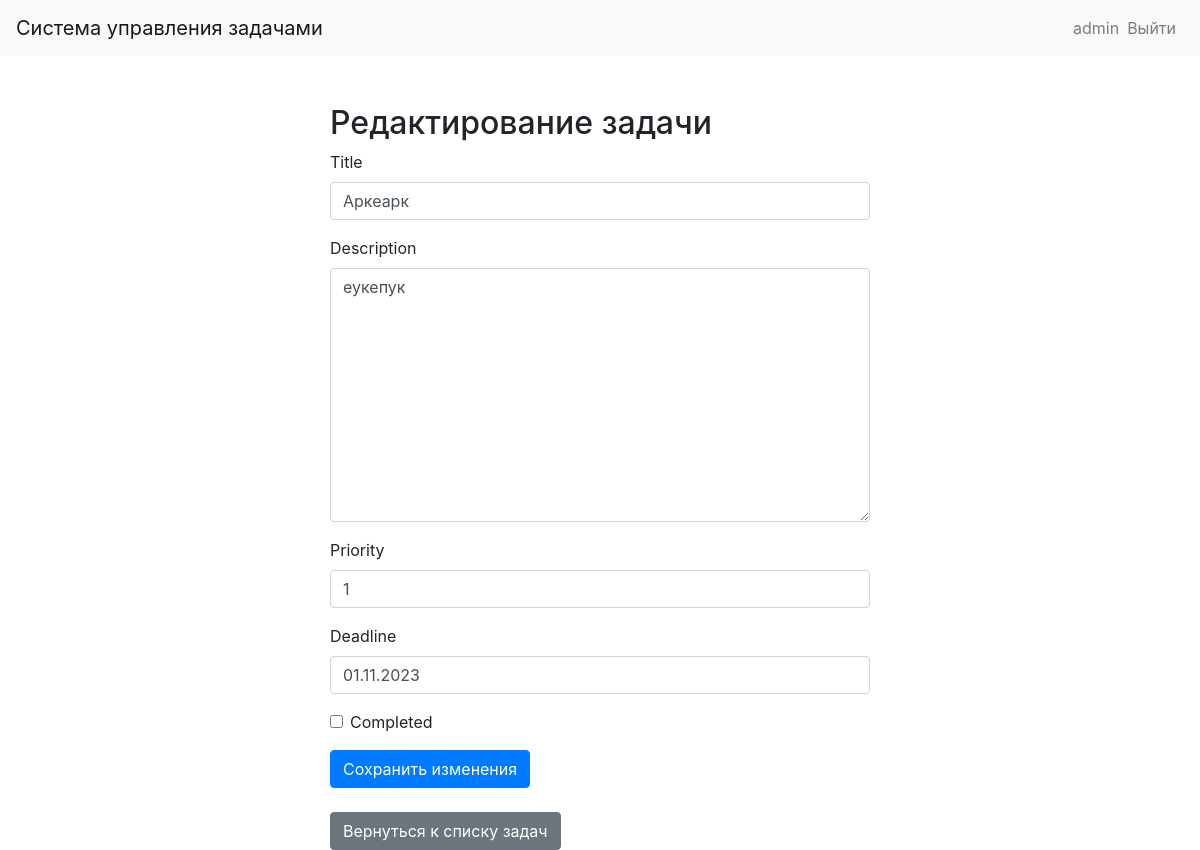
/task/edit/5/ (signed in), run on the app's committed database.
### todos/models.py (models this page shows, shortened)
class Task(models.Model):
    user = models.ForeignKey(User, on_delete=models.CASCADE)
    title = models.CharField(max_length=200)
    description = models.TextField()
    priority = models.IntegerField(default=1)
    deadline = models.DateField()
    completed = models.BooleanField(default=False)

### todos/views.py (the view)
# urls.py: path('task/edit/<int:pk>/', views.task_edit, name='task_edit'),
@login_required
def task_edit(request, pk):
    task = get_object_or_404(Task, pk=pk, user=request.user)
    if request.method == 'POST':
        form = TaskForm(request.POST, instance=task)
        if form.is_valid():
            form.save()
            return redirect('task_list')
    else:
        form = TaskForm(instance=task)
    return render(request, 'todos/task_edit.html', {'form': form})

### todos/forms.py
class TaskForm(forms.ModelForm):
    class Meta:
        model = Task
        fields = ['title', 'description', 'priority', 'deadline', 'completed']
        widgets = {
            'completed': forms.CheckboxInput(attrs={'class': 'form-check-input'}),
        }

### todos/templates/todos/task_edit.html (shortened to what this page needs)
{% extends 'todos/base.html' %}
{% load bootstrap4 %}
{% block content %}
    <div class="row">
        <div class="col-md-6 offset-md-3">
            <h2>Редактирование задачи</h2>
                <form method="post">
                    {% bootstrap_form form %}
                    <button type="submit" class="btn btn-primary">Сохранить изменения</button>
                </form>
                <br>
            <a href="{% url 'task_list' %}" class="btn btn-secondary">Вернуться к списку задач</a>
        </div>
    </div>
{% endblock %}

### todos/templates/todos/base.html (shortened to what this page needs)
{% load bootstrap4 %}
<!DOCTYPE html>
<html lang="en">
<head>
    <link href="https://stackpath.bootstrapcdn.com/bootstrap/4.5.2/css/bootstrap.min.css" rel="stylesheet">
</head>
<body>
    <nav class="navbar navbar-expand-lg navbar-light bg-light">
        <a class="navbar-brand" href="{% url 'task_list' %}">Система управления задачами</a>
        <div class="collapse navbar-collapse" id="navbarNav">
            <ul class="navbar-nav ml-auto">
                <li class="nav-item">
                    {% if user.is_authenticated %}
                        <ul class="navbar-nav">
                            <li class="nav-item">
                                <span class="navbar-text">{{ user }}</span>
                            </li>
                            <li class="nav-item">
                                <a class="nav-link" href="{% url 'user_logout' %}">Выйти</a>
                            </li>
                        </ul>
                    {% endif %}
                </li>
            </ul>
        </div>
    </nav>
    <div class="container mt-5">
        {% block content %}
        {% endblock %}
    </div>
</body>
</html>

### data on the page
Task: title "Аркеарк", description "еукепук", priority "1", deadline "01.11.2023"

### other printed values
{{ user }} "admin"
